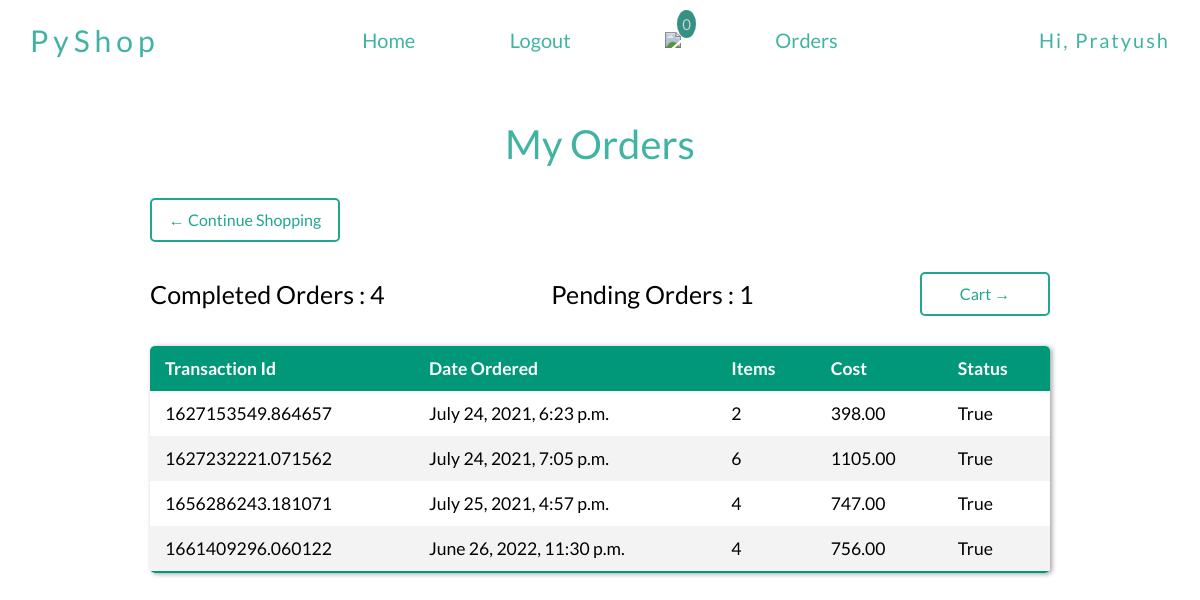
Screenshot of /myorders/ (signed in) with the database file from the repository.
### products/models.py (models this page shows, shortened)
class Order(models.Model):
    customer = models.ForeignKey(Customer, on_delete=models.SET_NULL, null=True, blank=True)
    date_ordered = models.DateTimeField(auto_now_add=True)
    complete = models.BooleanField(default=False, null=True, blank=False)
    transaction_id = models.CharField(max_length=200, null=True)
    @property
    def total_order_value(self):
        orders = self.orderitem_set.all()
        return sum([order.total_price for order in orders])
    @property
    def total_quantity(self):
        orders = self.orderitem_set.all()
        return sum([order.quantity for order in orders])

class OrderItem(models.Model):
    product = models.ForeignKey(Product, on_delete=models.SET_NULL, null=True, blank=True)
    order = models.ForeignKey(Order, on_delete=models.SET_NULL, null=True, blank=True)
    quantity = models.IntegerField(default=0, null=True, blank=True)
    date_added = models.DateTimeField(auto_now_add=True)
    @property
    def total_price(self):
        return self.quantity * self.product.price

class Product(models.Model):
    name = models.CharField(max_length=255)
    stock = models.IntegerField()
    price = models.DecimalField(max_digits=7, decimal_places=2)
    image_url = models.CharField(max_length=2083)

### products/views.py (the view)
# urls.py: path('myorders/', views.my_orders, name='myorders')
def my_orders(request):
    myorders = {}
    completed_orders = 0
    incomplete_orders = 0
    if request.user.is_authenticated:
        customer = request.user.customer
        order, created = Order.objects.get_or_create(customer=customer, complete=False)
        myorders = Order.objects.filter(customer=customer, complete=True)
        completed_orders = len(myorders)
        incomplete_orders = len(Order.objects.filter(customer=customer)) - completed_orders
    else:
        order = {"total_order_value": 0,
                 "total_quantity": 0}
    return render(request, 'store/myorders.html', {'myorders': myorders,
                                                   'orders': order,
                                                   'completed_orders': completed_orders,
                                                   'incomplete_orders': incomplete_orders})

### templates/store/myorders.html
{% extends 'store/index.html' %}
{% load static %}
{% block content%}
<div class="cart-container">
    <div class="page-title">
        My Orders
    </div>
    <div class="overall-contents">
        <a class="prev-btn " href="{% url 'products' %}">
            <div>&larr; Continue Shopping</div>
        </a>
        <div class="summary-wrapper">
            <div style="font-size:25px">Completed Orders : {{completed_orders}}</div>
            <div style="font-size:25px">Pending Orders : {{incomplete_orders}}</div>
            <a class="checkout-btn" href="{% url 'cart'%}">
                <div>Cart &rarr;</div>
            </a>
        </div>
    </div>
    <div class="table-container">
        <table class="table-contents">
            <thead>
            <tr>
                <th>Transaction Id</th>
                <th>Date Ordered</th>
                <th>Items</th>
                <th>Cost</th>
                <th>Status</th>
            </tr>
            </thead>
            <tbody>
            {% for myorder in myorders %}
            <tr>
                <td style="display:block !important;padding:12px 15px">{{myorder.transaction_id }}</td>
                <td>{{myorder.date_ordered}}
                <td>{{myorder.total_quantity}}</td>
                <td>{{myorder.total_order_value}}</td>
                <td>{{myorder.complete}}</td>
            </tr>
            {% endfor %}
            </tbody>
        </table>
    </div>
</div>
{% endblock content%}

### templates/store/index.html (shortened to what this page needs)
<!DOCTYPE html>
<html lang="en">
<head>
    {% load static %}
    <link rel="stylesheet" href="{% static 'css/style.css' %}">
</head>
<body>
<div class="container">
    <nav>
        <div class="logo">PyShop</div>
        <div class="nav-wrapper">
            <div ><a class="nav-links" id="product" href="{% url 'products'%}">Home</a></div>
            <div ><a class="nav-links" id="login" href="{%url 'login' %}">Login</a></div>
            <div id="cart"><a class="nav-links" href="{% url 'cart'%}">
                <div id="item-count-wrapper"><div class="item-count">{{ orders.total_quantity}}</div></div>
                <img src="https://image.flaticon.com/icons/png/512/126/126083.png" width="25px" >
            </a></div>
            <div id = "order"><a class="nav-links" id="my-orders" href="{% url 'myorders'%}">Orders</a></div>
        </div>
        <div class="username">Hi, {{ request.user }}</div>
    </nav>
{% block content%}
{% endblock content%}
</div>
</body>
</html>

### static/css/style.css (style rules this page uses)
* { margin: 0px; padding: 0px; box-sizing: border-box; font-family:'Lato',sans-serif; text-decoration: none; }
nav { width:100vw; height:10vh; display:flex; justify-content:space-between; align-items:center; padding:30px; }
.nav-wrapper { display:flex; align-items:center; justify-content:space-around; position: relative; width:50%; }
.nav-links { color:#41B3A3; font-size:20px; transition:0.5s ease; }
.nav-wrapper a { text-decoration: none; }
.username { width:20%; letter-spacing:2px; font-size:20px; color:#41B3A3; text-align:right; }
.logo { width: 20%; letter-spacing:5px; font-size:30px; color:#41B3A3; }
#cart { position:relative; }
#item-count-wrapper { position: absolute; top: -18px; right: -18px; display:flex; align-items:flex-start; justify-content:center; width: 25px; height: 25px; }
.item-count { display: inline; background-color: #41B3A3; color: white; text-align: center; pointer-events: none; padding:5px; vertical-align:text-top; border-radius: 50%; font-size:15px; }
.page-title { text-align:center; padding-top:40px; font-size:40px; color:#41B3A3; font-weight:500; }
.cart-container { margin:0px 150px; }
.summary-wrapper { display: flex; align-items: center; justify-content: space-between; }
.prev-btn { display: flex; align-items: center; justify-content: center; width:190px; border:2px solid rgb(32, 167, 144); color: rgb(32, 167, 144); text-align: center; padding: 10px; border-radius: 5px; margin: 30px 0px ; transition: 0.5s; }
.checkout-btn { display: flex; align-items: center; justify-content: center; width:130px; border:2px solid rgb(32, 167, 144); color: rgb(32, 167, 144); text-align: center; padding: 10px; border-radius: 5px; transition: 0.5s; }
.table-container { display: flex; align-items: center; justify-content: center; margin:30px 0px; }
.table-contents { border-collapse: collapse; width:100%; font-size: 1.1em; border-radius: 5px; overflow: hidden; box-shadow: 2px 1px 5px rgba(20,20,20,0.4); }
.table-contents thead tr { background-color: #009879; color: rgb(254,254,254); text-align: left; font-weight: bold; }
.table-contents th, .table-contents td { padding: 12px 15px; position: relative; min-width:15%; }
.table-contents tbody tr:nth-of-type(even) { background-color: #f3f3f3; }
.table-contents tbody tr:last-child { border-bottom: 2px solid #009879; }
.table-contents tbody tr td:first-child { padding:0px; display:flex; justify-content:center; }

### rows the page displays
Order: total_quantity "0"
Order: transaction_id "1627153549.864657", date_ordered "July 24, 2021, 6:23 p.m.", total_quantity "2", total_order_value "398.00", complete "True"
Order: transaction_id "1627232221.071562", date_ordered "July 24, 2021, 7:05 p.m.", total_quantity "6", total_order_value "1105.00", complete "True"
Order: transaction_id "1656286243.181071", date_ordered "July 25, 2021, 4:57 p.m.", total_quantity "4", total_order_value "747.00", complete "True"
Order: transaction_id "1661409296.060122", date_ordered "June 26, 2022, 11:30 p.m.", total_quantity "4", total_order_value "756.00", complete "True"

### other values shown
{{ request.user }} "Pratyush"
{{ completed_orders }} "4"
{{ incomplete_orders }} "1"
